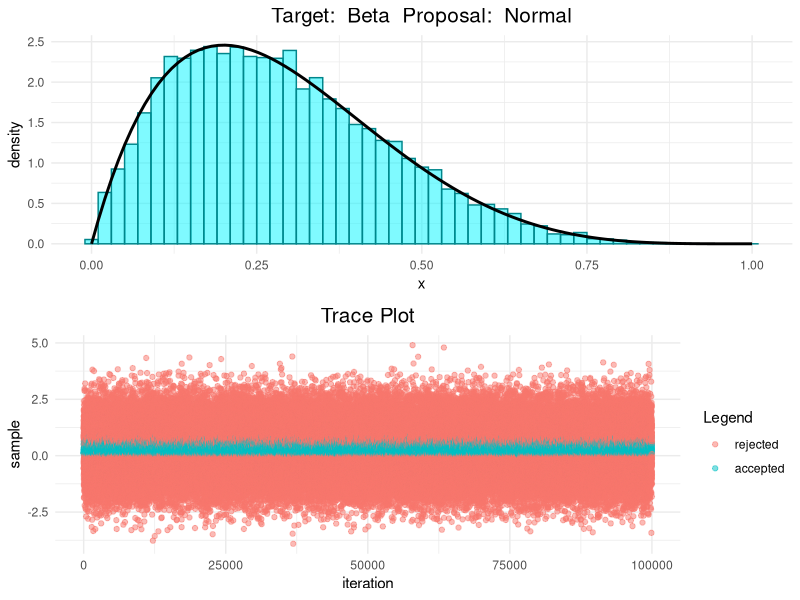
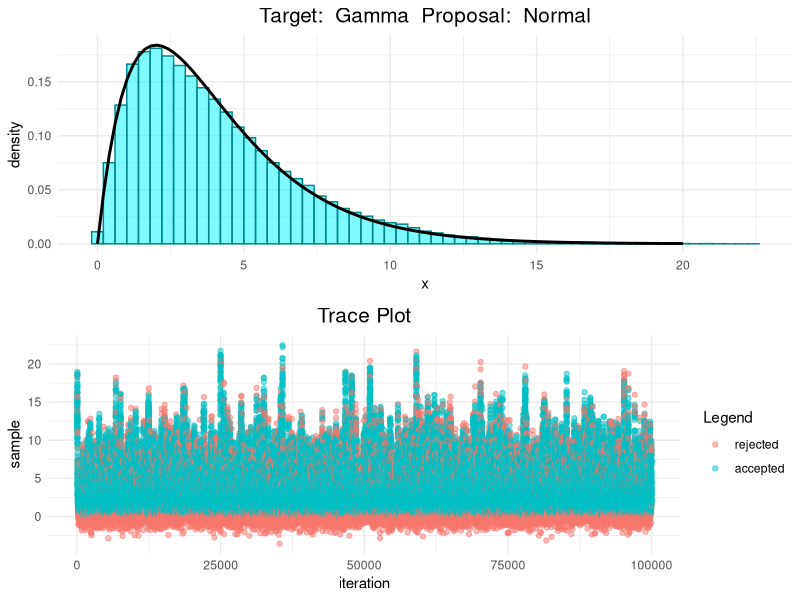
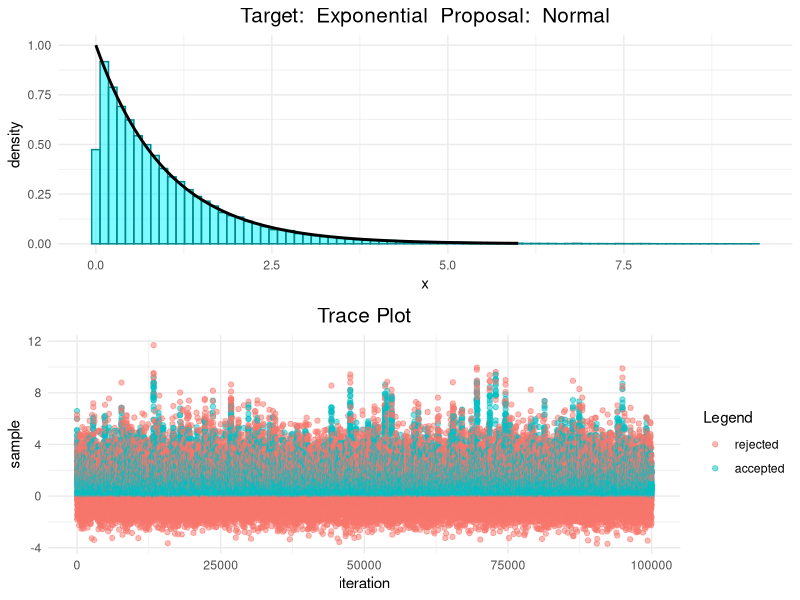
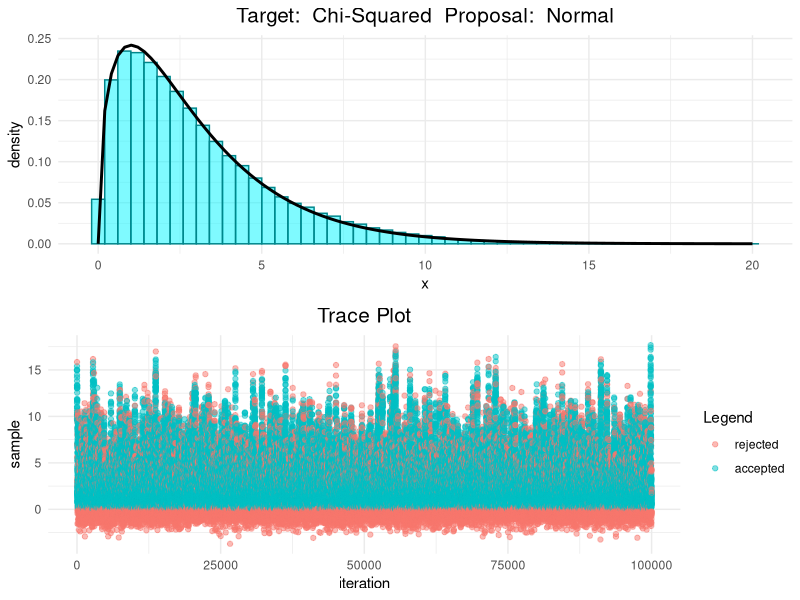
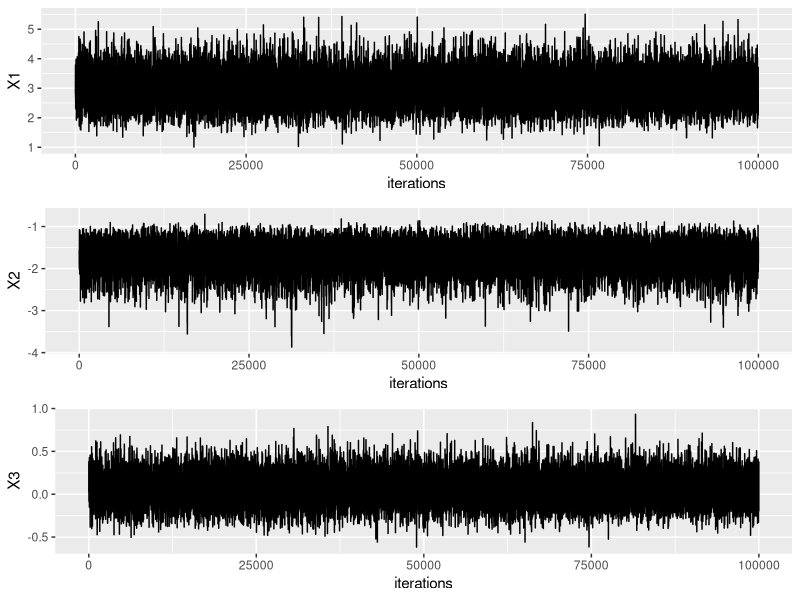
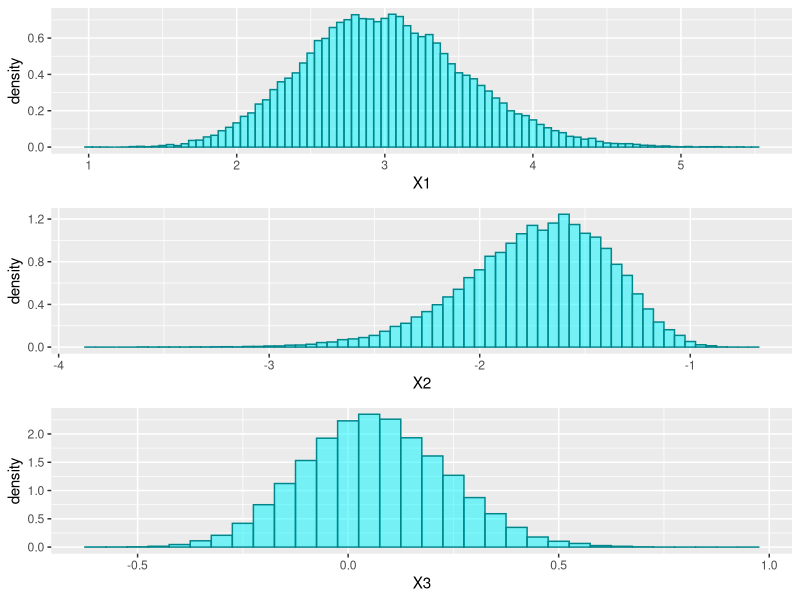
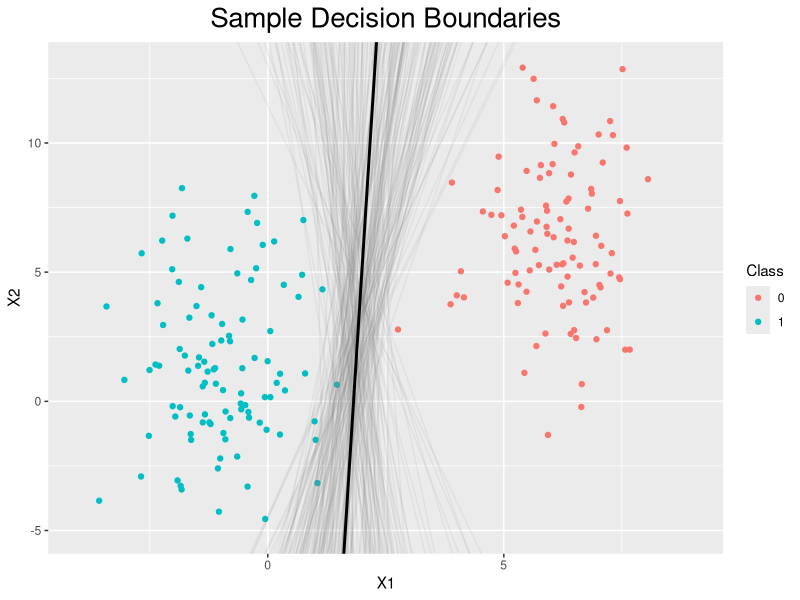

Here is the R script that generated these plots, in order:
## ---- chunk 1
knitr::opts_chunk$set(echo = TRUE)
## ---- chunk 2
library(ggplot2)
library(tidyverse)
library(gridExtra)
library(MASS)
## ---- chunk 3
rwmh <- function(start, niter, proposal, target){
  # Store accepted, rejected and all samples
  accepted <- matrix(NA, nrow=niter, dimnames=list(NULL, "accepted"))
  rejected <- matrix(NA, nrow=niter, dimnames=list(NULL, "rejected"))
  samples  <- matrix(NA, nrow=niter)
  # Set first sample to start and sample uniform random numbers for efficiency
  z <- start
  accepted[1] <- z;    rejected[1] <- z;    samples[1] <- z
  u <- runif(niter)
  # Draw candidate, calculate acceptance prob for niter-1 times
  for (i in 2:niter){
    cand <- proposal$sample(z)
    prob <- min(1, target$density(cand)/target$density(z))
    if (u[i] <= prob) {accepted[i] <- cand;    z <- cand}
    else              {rejected[i] <- cand}
    samples[i] <- z
  }
  result <- list("samples"=samples, "accepted"=accepted, "rejected"=rejected,
                 "proposal"=proposal, "target"=target)
  return(result)
}
## ---- chunk 4
histogram_and_trace_plot <- function(out){
  # Create dataframe for target line plot and for samples histogram
  x_values  <- seq(from=out$target$range[1], to=out$target$range[2], length.out=100)
  lineplot  <- data.frame(x=x_values, y=out$target$density(x_values))
  histogram <- data.frame(x=out$samples)
  # Line plot + histogram
  bindwidth <- (out$target$range[2]-out$target$range[1]) / 50
  p <- ggplot() +
    geom_histogram(data=histogram, aes(x=x, stat(density)), binwidth = bindwidth, 
                   alpha=0.5, fill="turquoise1", color="turquoise4") +
    geom_line(data=lineplot, aes(x=x, y=y), size=1) + 
    ggtitle(paste("Target: ", out$target$name, " Proposal: ", out$proposal$name)) + 
    theme_minimal() + 
    theme(plot.title=element_text(hjust=0.5, size=15))
  # Trace plot color-coded by acceptance/rejection
  pair <- data.frame(cbind(out$accepted, out$rejected)) %>%
    transmute(sample    = coalesce(.$accepted, .$rejected), 
              flag      = as.factor((!is.na(.$accepted))), 
              iteration = row_number())
  q <- ggplot(data=pair) + 
    geom_point(aes(x=iteration, y=sample, color=flag), alpha=0.5) + 
    labs(color="Legend", size=15) + 
    scale_color_hue(labels=c("rejected", "accepted")) + 
    ggtitle("Trace Plot") + 
    theme_minimal() +
    theme(plot.title=element_text(hjust=0.5, size=15))
  grid.arrange(p, q, ncol=1)
}
## ---- chunk 5
# Targets
gamma_density <- function(x) dgamma(x, shape=2.0, scale=2.0)
beta_density <- function(x) dbeta(x, shape1=2.0, shape2=5.0)
chisq_density <- function(x) dchisq(x, df=3.0)
normal_density <- function(x) dnorm(x, mean=3)
# Proposals
normal_sample <- function(x) rnorm(1, mean=x)
beta_sample <- function(x) rbeta(1, shape1=2.0, shape2=5.0)
gamma_sample <- function(x) rgamma(1, shape=2.0, scale=2.0)
exponential_sample <- function(x) rexp(1)
# named lists
gamma <- list("density"=gamma_density, "sample"=gamma_sample, "name"="Gamma", "range"=c(0.0, 20.0))
beta <- list("density"=beta_density, "sample"=beta_sample, "name"="Beta", "range"=c(0.0, 1.0))
normal <- list("density"=normal_density, "sample"=normal_sample, "name"="Normal")
chisq <- list("density"=chisq_density, "sample"=NULL, "name"="Chi-Squared", "range"=c(0.0, 20.0))
exponential <- list("density"=dexp, "sample"=exponential_sample, "name"="Exponential", "range"=c(0.0, 6.0))
## ---- chunk 6
histogram_and_trace_plot(rwmh(0.5, 100000, normal, beta))
## ---- chunk 7
histogram_and_trace_plot(rwmh(15, 100000, normal, gamma))
## ---- chunk 8
histogram_and_trace_plot(rwmh(6, 100000, normal, exponential))
## ---- chunk 9
histogram_and_trace_plot(rwmh(15, 100000, normal, chisq))
## ---- chunk 10
n1 <- 100
n2 <- 100
m1 <- c(6, 6)
m2 <- c(-1, 1)
s1 <- matrix(c(1, 0, 0, 10), nrow=2, ncol=2)
s2 <- matrix(c(1, 0, 0, 10), nrow=2, ncol=2)
generate_binary_data <- function(n1, n2, m1, s1, m2, s2){
  # x1, x2 and y for both classes (both 0,1 and -1,1 will be created for convenience)
  class1 <- mvrnorm(n1, m1, s1)
  class2 <- mvrnorm(n2, m2, s2)
  y      <- c(rep(0, n1), rep(1, n2))   # {0 , 1}
  y2     <- c(rep(-1, n1), rep(1, n2))  # {-1, 1}
  # Generate dataframe
  data <- data.frame(rbind(class1, class2), y, y2)
  return(data)
}
# Generate reproducible data
set.seed(123)
data <- generate_binary_data(n1, n2, m1, s1, m2, s2)
X <- data %>% dplyr::select(-y, -y2) %>% as.matrix
y <- data %>% dplyr::select(y) %>% as.matrix
# need to add another colum to x to account for the bias
X <- cbind(1, X)
## ---- chunk 11
rwmh_multivariate_log <- function(start, niter, logtarget, vcov, thinning, burnin){
    # Set current z to the initial point and calculate its log target to save computations
    z  <- start    # It's a column vector
    pz <- logtarget(start)
    # create vector deciding iterations where we record the samples
    store <- seq(from=(1+burnin), to=niter, by=thinning)
    #n_samples <- (niter - burnin) %/% thinning
    # Generate matrix containing the samples. Initialize first sample with the starting value
    samples <- matrix(0, nrow=length(store), ncol=nrow(start))
    samples[1, ] <- start
    # Generate uniform random numbers in advance, to save computation. Take logarithm?
    log_u <- log(runif(niter))
    # Proposal is a multivariate standard normal distribution. Generate samples and
    # later on use linearity property of Gaussian distribution
    vcov <- diag(nrow(start)) %*% vcov
    normal_shift <- mvrnorm(n=niter, mu=c(0,0,0), Sigma=vcov)
    for (i in 2:niter){
        # Sample a candidate
        candidate <- z + normal_shift[i, ]
        # calculate log target of candidate and store it in case it gets accepted
        p_candidate <- logtarget(candidate)
        # use decision rule explained in blog posts
        if (log_u[i] <= p_candidate - pz){
            # Accept!
            z  <- candidate
            pz <- p_candidate
        }
        # Finally add the sample to our matrix of samples
        if (i %in% store) samples[which(store==i), ] <- z
    }
    return(samples)
}
## ---- chunk 12
# Up to normalization constant
log_posterior_unnormalized <- function(beta){
    log_prior      <- -0.5*sum(beta^2)
    log_likelihood <- -sum(log(1 + exp((1 - 2*y) * (X %*% beta))))
    return(log_prior + log_likelihood)
}
# To start the algorithm more efficiently, start from MAP estimate
optim_results <- optim(c(0,0,0), function(x) - log_posterior_unnormalized(x), method="BFGS", hessian=TRUE)
start <- matrix(optim_results$par)
# Use inverse of approximate hessian matrix as vcov of normal proposal
vcov  <- solve(optim_results$hessian)
# Run algorithm without burnin, with no thinning
niter <- 100000
thinning <- 1
burnin <- 0
samples <- rwmh_multivariate_log(start, niter, log_posterior_unnormalized, vcov, thinning, burnin)
## ---- chunk 13
samplesdf <- data.frame(samples) %>% mutate(iterations=row_number())
trace1 <- ggplot(data=samplesdf, aes(x=iterations, y=X1)) + geom_line()
trace2 <- ggplot(data=samplesdf, aes(x=iterations, y=X2)) + geom_line()
trace3 <- ggplot(data=samplesdf, aes(x=iterations, y=X3)) + geom_line()
grid.arrange(trace1, trace2, trace3, ncol=1)
## ---- chunk 14
hist1 <- ggplot(data=samplesdf, aes(x=X1, stat(density))) + 
  geom_histogram(binwidth=0.05, alpha=0.5, fill="turquoise1", color="turquoise4")
hist2 <- ggplot(data=samplesdf, aes(x=X2, stat(density))) + 
  geom_histogram(binwidth=0.05, alpha=0.5, fill="turquoise1", color="turquoise4")
hist3 <- ggplot(data=samplesdf, aes(x=X3, stat(density))) + 
  geom_histogram(binwidth=0.05, alpha=0.5, fill="turquoise1", color="turquoise4")
grid.arrange(hist1, hist2, hist3, ncol=1)
## ---- chunk 15
# Select only some samples
samples_to_select <- 200
samples_subset <- samples[sample(1:nrow(samples), samples_to_select), ]
# Calculate slope and intercept for those samples. Then calculate x2 from x1
linecoefs <- cbind(-samples_subset[, 2]/samples_subset[, 3], - samples_subset[, 1] / samples_subset[, 3])
x2_vals <- apply(linecoefs, 1, function(row) X[, 2]*row[1] + row[2])
# Store x2 values together with x1 values from X. Then melt to plot all lines 
dfsample_lines <- data.frame(x1=X[, 2], x2_vals) %>% 
  gather("key", "value", -x1)
# Create dataframe containing values for the MAP line
dfmap <- data.frame(x1=X[, 2], y=(-start[2, ]/start[3, ])*X[, 2] + (-start[1, ]/start[3, ]))
ggplot() +
  geom_point(data=data, aes(x=X1, y=X2, color=as_factor(y))) +    # Dataset scatter plot
  coord_cartesian(xlim=c(-4, 9), ylim=c(-5, 13)) + 
  geom_line(data=dfsample_lines, aes(x=x1, y=value, group=key), 
            alpha=0.1, color="grey50") +                          # Sample Lines
  geom_line(data=dfmap, aes(x=x1, y=y), color="black", size=1) +  # MAP line
  labs(color="Class", title="Sample Decision Boundaries") + 
  theme(plot.title=element_text(hjust=0.5, size=20))
